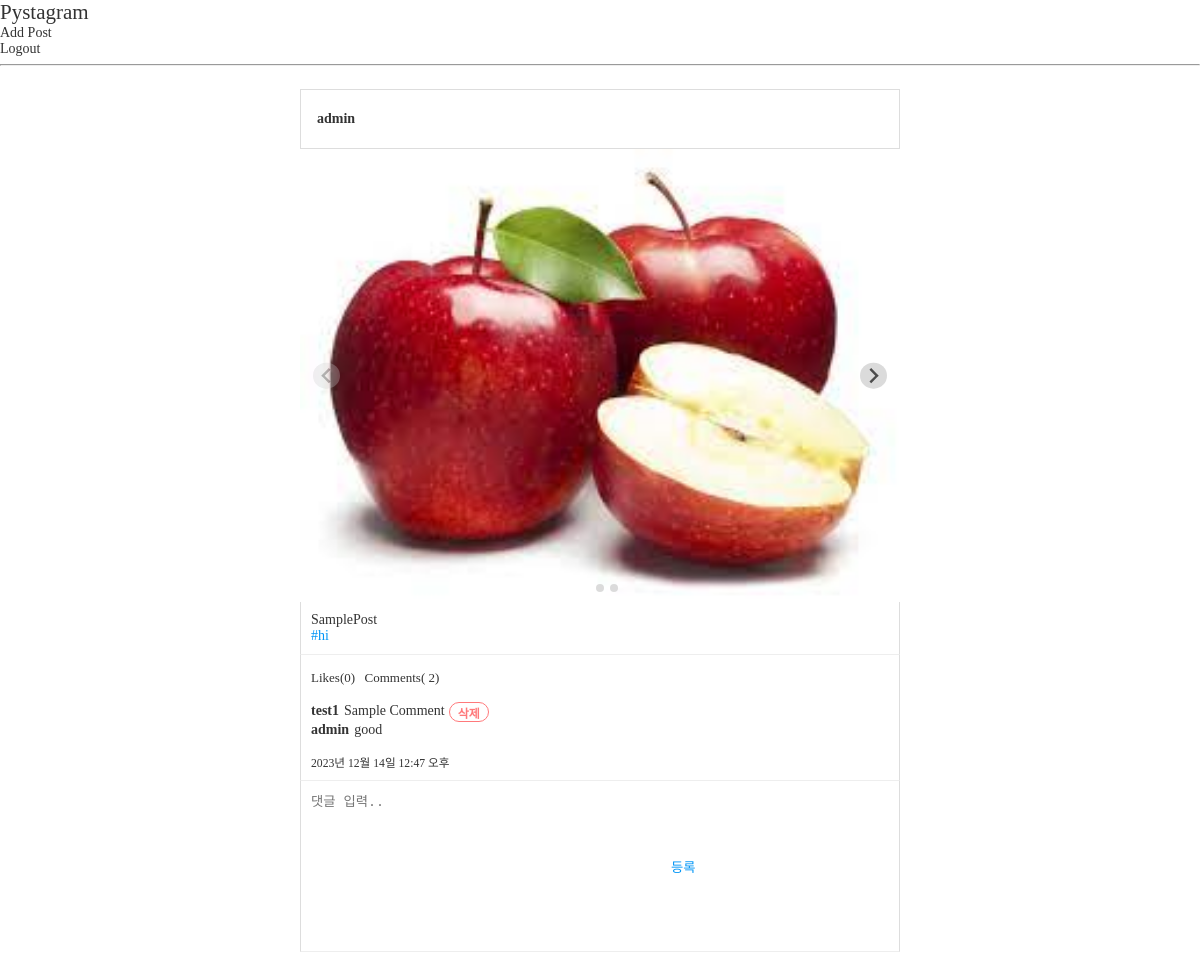
Page /posts/1/ (signed in) on the committed database.
### posts/models.py (models this page shows, shortened)
class Post(models.Model):
    user = models.ForeignKey(
        "users.User",
        verbose_name="작성자",
        on_delete=models.CASCADE,
    )
    content = models.TextField("내용")
    created = models.DateTimeField("등록일", auto_now_add=True)
    tags = models.ManyToManyField("posts.HashTag", verbose_name="해시태그 목록", blank=True)

class PostImage(models.Model):
    post = models.ForeignKey(
        Post,
        verbose_name="포스트",
        on_delete=models.CASCADE,
    )
    photo = models.ImageField("사진", upload_to="post")

class HashTag(models.Model):
    name = models.CharField("태그명", max_length=50)

class Comment(models.Model):
    user = models.ForeignKey(
        "users.User",
        verbose_name="작성자",
        on_delete=models.CASCADE,
    )
    post = models.ForeignKey(
        Post,
        verbose_name="포스트",
        on_delete=models.CASCADE,
    )
    content = models.TextField("내용")
    created = models.DateTimeField("작성일", auto_now_add=True)

### users/models.py (models this page shows)
class User(AbstractUser):
    profile_image = models.ImageField(
        "프로필 이미지",
        upload_to="users/profile",
        blank=True
        )
    short_description = models.TextField("소개글",  blank=True)

### posts/views.py (the view)
# urls.py: path("<int:post_id>/", views.PostDetail.as_view(), name="post_detail"),
class PostDetail(TemplateView):
    template_name = "posts/post_detail.html"
    def get_context_data(self, **kwargs):
        context = super().get_context_data(**kwargs)
        postId = kwargs["post_id"]
        post = models.Post.objects.get(id = postId)
        context["post"] = post
        context["comment_form"] = forms.CommentForm()
        return context

### posts/forms.py
class CommentForm(forms.ModelForm):
    class Meta:
        model = models.Comment
        fields = [
            "post",
            "content",
            ]
        widgets = {
            "content" : forms.Textarea(
                attrs={
                    "placeholder": "댓글 입력.."
                }
            )
        }

### templates/posts/post_detail.html (shortened to what this page needs)
{% extends "base.html" %}
{% block content %}
    {% include "posts/nav.html" %}
    <div id="feeds" class="post-container">
        {% url "posts:post_detail" post.id as action_redirect_to %}
        {% include "posts/post.html" with action_redirect_url=action_redirect_to %}
    </div>
{% endblock %}

### templates/posts/post.html (shortened to what this page needs)
<article id="post-{{ post.id }}" class="post">
    <header class="post-header">
        <span>{{ post.user.username }}</span>
    </header>
    {% if post.postimage_set.count > 0 %}
    <div class="post-images splide">
        <div class="splide__track">
            <ul class="splide__list">
                {% for image in  post.postimage_set.all %}
                    {% if image.photo %}
                    <li class="splide__slide">
                        <img src="{{ image.photo.url }}">
                    </li>
                    {% endif %}
                {% endfor %}
            </ul>
        </div>
    </div>
    {% endif %}
    <div class="post-content">
        {{ post.content|linebreaksbr }}
        <div class="post-tags">
            {% for tag in post.tags.all %}
                <a href="{% url "posts:tags" tag_name=tag.name %}">#{{ tag.name }}</a>
            {% endfor %}
        </div>
    </div>
    <div class="post-buttons">
        <button>Likes(0)</button>
        <span>Comments( {{ post.comment_set.count }})</span>
    </div>
    <div class="post-comments">
        <ul>
            {% for comment in  post.comment_set.all %}
                <li>
                    <span>{{ comment.user.username }}</span>
                    <span>{{ comment.content }}</span>
                    {% if user == comment.user %}
                    <form action="{% url "posts:comment_delete" comment_id=comment.id %}"
                    method="POST">
                        <button type="submit">삭제</button>
                    </form>
                    {% endif %}
                </li>
            {% endfor %}
        </ul>
    </div>
    <small>{{ post.created }}</small>
    <div class="post-comment-create">
        <form method="POST" action="{% url "posts:comment_add" %}?next={{ action_redirect_url }}">
            {{ comment_form.content }}
            <button type="submit">등록</button>
        </form>
    </div>
</article>

### static/css/style.css (style rules this page uses)
ul, ol { list-style: none; padding: 0; margin: 0; }
a { text-decoration: none; color: #333; }
html { margin: 0; font-family: "Noto Sans KR", serif; font-weight: 300; font-size: 14px; color: #333; height: 100%; }
body { margin: 0; height: 100%; }
input, textarea { border: none; padding: 10px; }
textarea { resize: none; }
.post-container { display: flex; flex-direction: column; align-items: center; box-sizing: border-box; }
@media (min-width: 700px) { .post-container { padding: 0 2.5vw 5vw; } }
article.post { display: flex; flex-direction: column; border-radius: 2px; padding-top: 80px; margin-top: -80px; margin-bottom: 20px; }
@media (min-width: 700px) { article.post { width: 600px; } }
article.post header.post-header { display: flex; flex-direction: row; align-items: center; height: 60px; box-sizing: border-box; padding: 14px 16px; border: 1px solid #ddd; }
article.post header.post-header span { font-weight: bold; }
article.post .post-images img { width: 100%; }
article.post .post-content { padding: 10px; box-sizing: border-box; border-left: 1px solid #ddd; border-right: 1px solid #ddd; border-bottom: 1px solid #eee; }
article.post .post-tags a { color: #0095f6; }
article.post .post-buttons { padding: 10px 7px; border-left: 1px solid #ddd; border-right: 1px solid #ddd; }
article.post .post-buttons a, article.post .post-buttons button, article.post .post-buttons span { background-color: transparent; font-size: 13px; font-family: "Noto Sans KR", serif; line-height: 1; font-weight: 400; height: 25px; box-sizing: border-box; padding: 3px; margin: 0; color: #333; border: none; transition-duration: 0.25s; }
article.post .post-buttons a, article.post .post-buttons button { cursor: pointer; }
article.post .post-comments { padding: 0 10px 10px; border-left: 1px solid #ddd; border-right: 1px solid #ddd; }
article.post .post-comments ul { margin-bottom: 5px; }
article.post .post-comments ul > li { display: flex; flex-direction: row; align-items: center; }
article.post .post-comments ul > li span:first-child { font-weight: bold; margin-right: 5px; }
article.post .post-comments button { color: #ff797b; background-color: transparent; border: 1px solid #ff797b; border-radius: 10px; font-size: 12px; height: 20px; margin-top: 2px; margin-left: 4px; padding: 0 8px; cursor: pointer; transition-duration: 0.25s; font-weight: bold; }
article.post > small { padding: 0 10px 10px; border-left: 1px solid #ddd; border-right: 1px solid #ddd; border-bottom: 1px solid #eee; }
article.post .post-comment-create { display: flex; flex-direction: row; border-left: 1px solid #ddd; border-right: 1px solid #ddd; border-bottom: 1px solid #eee; }
article.post .post-comment-create form { display: flex; flex-grow: 1; flex-direction: row; }
article.post .post-comment-create button { color: #0095f6; background-color: transparent; border: none; padding: 0 15px; cursor: pointer; transition-duration: 0.25s; }

### static/splide/splide.css (style rules this page uses)
.splide__list { -webkit-backface-visibility:hidden; backface-visibility:hidden; display:-ms-flexbox; display:flex; height:100%; margin:0!important; padding:0!important }
.splide { position:relative; visibility:hidden }
.splide.is-initialized,.splide.is-rendered { visibility:visible }
.splide__slide { -webkit-backface-visibility:hidden; backface-visibility:hidden; box-sizing:border-box; -ms-flex-negative:0; flex-shrink:0; list-style-type:none!important; margin:0; position:relative }
.splide__slide img { vertical-align:bottom }
.splide__track { overflow:hidden; position:relative; z-index:0 }
.splide__track--draggable { -webkit-touch-callout:none; -webkit-user-select:none; -ms-user-select:none; user-select:none }
.splide__slide { -webkit-tap-highlight-color:transparent }

### rows in the picture
Post: user.username "admin", content "SamplePost", comment_set.count "2", created "2023년 12월 14일 12:47 오후"
PostImage: photo (picture)
HashTag: name "hi"
Comment: user.username "test1", content "Sample Comment", shows "삭제"
Comment: user.username "admin", content "good"
